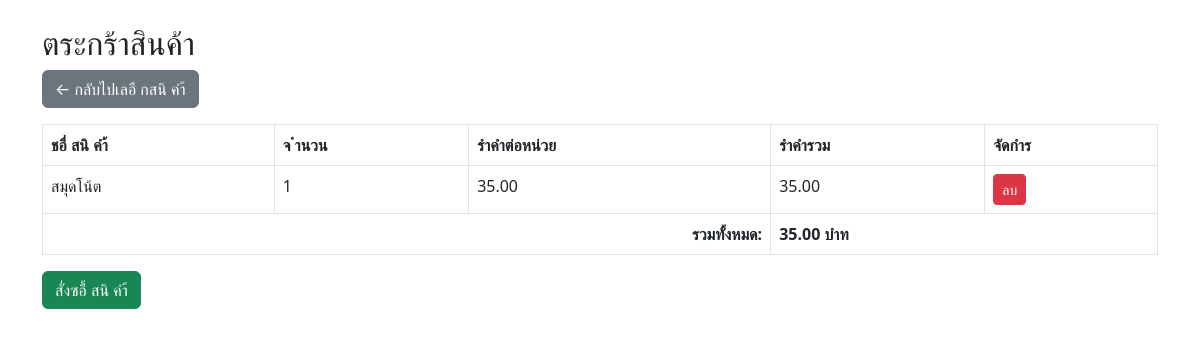
Screenshot of /cart.php (signed in) with the database file from the repository.
### tables this page shows
CREATE TABLE `cart` (
  `cart_id` int(11) NOT NULL,
  `user_id` int(11) DEFAULT NULL,
  `product_id` int(11) DEFAULT NULL,
  `quantity` int(11) NOT NULL,
  `added_at` timestamp NOT NULL DEFAULT current_timestamp()
);

CREATE TABLE `products` (
  `product_id` int(11) NOT NULL,
  `product_name` varchar(150) NOT NULL,
  `description` text DEFAULT NULL,
  `price` decimal(10,2) NOT NULL,
  `stock` int(11) DEFAULT 0,
  `category_id` int(11) DEFAULT NULL,
  `created_at` timestamp NOT NULL DEFAULT current_timestamp()
);

### cart.php (the view, shortened to what this page needs)
<?php
require 'config.php';
$user_id = $_SESSION['user_id'];
$stmt = $conn->prepare("SELECT cart.cart_id, cart.quantity, products.product_name, products.price
                FROM cart
                JOIN products ON cart.product_id = products.product_id
                WHERE cart.user_id = ?");
$stmt->execute([$user_id]);
$items = $stmt->fetchAll(PDO::FETCH_ASSOC);
$total = 0;
foreach ($items as $item) {
    $total += $item['quantity'] * $item['price'];
}
?>
<!DOCTYPE html>
<html lang="th">
<head>
    <link href="https://cdn.jsdelivr.net/npm/bootstrap@5.3.0/dist/css/bootstrap.min.css" rel="stylesheet">
</head>
<body class="container mt-4">
    <h2>ตระกร้าสินค้า</h2>
    <a href="index.php" class="btn btn-secondary mb-3">← กลับไปเลอื กสนิ คำ้</a>
    <?php if (count($items) === 0): ?>
        <div class="alert alert-warning">ยังไม่มีสินค้าในตระกร้า</div>
    <?php else: ?>
        <table class="table table-bordered">
            <thead>
                <tr>
                    <th>ชอื่ สนิ คำ้</th>
                    <th>จ ำนวน</th>
                    <th>รำคำต่อหน่วย</th>
                    <th>รำคำรวม</th>
                    <th>จัดกำร</th>
                </tr>
            </thead>
            <tbody>
                <?php foreach ($items as $item): ?>
                    <tr>
                        <td><?= htmlspecialchars($item['product_name']) ?></td>
                        <td><?= $item['quantity'] ?></td>
                        <td><?= number_format($item['price'], 2) ?></td>
                        <td><?= number_format($item['price'] * $item['quantity'], 2) ?></td>
                        <td>
                            <a href="cart.php?remove=<?= $item['cart_id'] ?>" class="btn btn-sm btn-danger"
                                onclick="return confirm('คณุ ตอ้ งกำรลบสนิ คำ้นอี้ อกจำกตะกรำ้หรอื ไม?')">ลบ</a>
                        </td>
                    </tr>
                <?php endforeach; ?>
                <tr>
                    <td colspan="3" class="text-end"><strong>รวมทั้งหมด:</strong></td>
                    <td colspan="2"><strong><?= number_format($total, 2) ?> บำท</strong></td>
                </tr>
            </tbody>
        </table>
        <a href="checkout.php.php" class="btn btn-success">สั่งซอื้ สนิ คำ้</a>
    <?php endif; ?>
</body>
</html>

### rows the page displays
cart: product.product_name "สมุดโน้ต", quantity "1", product.price "35.00", $item['price']*$item['quantity'] "35.00"

### other values shown
$total "35.00"
